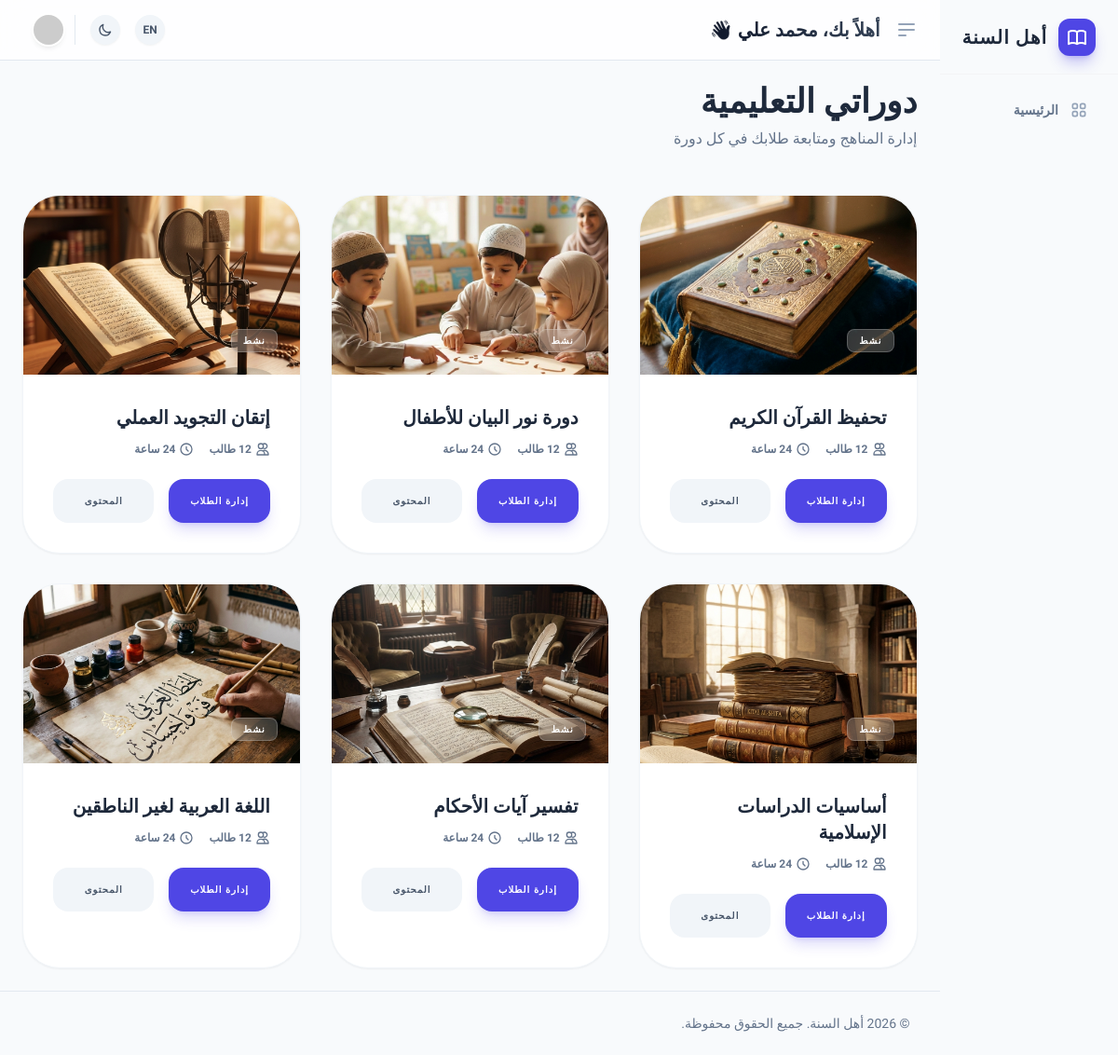
/dashboard/teacher/courses.php (signed in), run on the app's committed database.
### tables this page shows
CREATE TABLE courses (
            id INTEGER PRIMARY KEY AUTOINCREMENT,
            title TEXT NOT NULL,
            description TEXT,
            teacher_id INTEGER,
            price DECIMAL(10,2) DEFAULT 0,
            status TEXT DEFAULT 'active',
            created_at DATETIME DEFAULT CURRENT_TIMESTAMP, image TEXT, category TEXT, badge TEXT, features TEXT, duration TEXT,
            FOREIGN KEY (teacher_id) REFERENCES users(id)
        );

### dashboard/teacher/courses.php (the view, shortened to what this page needs)
<?php
require '../includes/header.php';
require '../db.php';
$stmt = $pdo->prepare("SELECT * FROM courses");
$stmt->execute();
$teacher_courses = $stmt->fetchAll();
?>
<div class="mb-12">
    <h2 class="text-4xl font-black text-slate-800 dark:text-white mb-2">
        <?php echo t('دوراتي التعليمية', 'My Teaching Courses'); ?>
    </h2>
    <p class="text-slate-500 font-medium">
        <?php echo t('إدارة المناهج ومتابعة طلابك في كل دورة', 'Manage curriculum and track your students in each course'); ?>
    </p>
</div>
<div class="grid grid-cols-1 md:grid-cols-2 lg:grid-cols-3 gap-8 text-right">
    <?php foreach ($teacher_courses as $course): ?>
        <div
            class="bg-white dark:bg-slate-900 rounded-[2.5rem] border border-slate-100 dark:border-slate-800 shadow-sm overflow-hidden group">
            <div class="h-48 bg-slate-100 dark:bg-slate-800 relative overflow-hidden">
                <img src="<?php echo htmlspecialchars($course['image'] ?? 'https://images.unsplash.com/photo-1590073844006-33379778ae09?q=80&w=600&auto=format&fit=crop'); ?>"
                    class="w-full h-full object-cover group-hover:scale-110 transition-transform duration-500">
                <div class="absolute inset-x-6 bottom-6 flex justify-between items-center">
                    <span
                        class="px-3 py-1 bg-white/20 backdrop-blur-md rounded-lg text-[10px] font-black text-white uppercase tracking-widest border border-white/20">
                        <?php echo t('نشط', 'Active'); ?>
                    </span>
                </div>
            </div>
            <div class="p-8">
                <h4 class="text-xl font-black text-slate-800 dark:text-white mb-3">
                    <?php echo htmlspecialchars($course['title']); ?>
                </h4>
                <div class="flex items-center gap-4 mb-6 text-slate-500 font-bold text-xs">
                    <span class="flex items-center gap-1">
                        <svg class="w-4 h-4" fill="none" stroke="currentColor" viewBox="0 0 24 24">
                            <path stroke-linecap="round" stroke-linejoin="round" stroke-width="2"
                                d="M12 4.354a4 4 0 110 5.292M15 21H3v-1a6 6 0 0112 0v1zm0 0h6v-1a6 6 0 00-9-5.197M13 7a4 4 0 11-8 0 4 4 0 018 0z">
                            </path>
                        </svg>
                        12
                        <?php echo t('طالب', 'Students'); ?>
                    </span>
                    <span class="flex items-center gap-1">
                        <svg class="w-4 h-4" fill="none" stroke="currentColor" viewBox="0 0 24 24">
                            <path stroke-linecap="round" stroke-linejoin="round" stroke-width="2"
                                d="M12 8v4l3 3m6-3a9 9 0 11-18 0 9 9 0 0118 0z"></path>
                        </svg>
                        24
                        <?php echo t('ساعة', 'Hours'); ?>
                    </span>
                </div>
                <div class="grid grid-cols-2 gap-4">
                    <button
                        class="py-4 bg-indigo-600 text-white rounded-2xl font-black text-[10px] uppercase tracking-widest shadow-lg shadow-indigo-600/20 hover:bg-indigo-700 transition-all">
                        <?php echo t('إدارة الطلاب', 'Students'); ?>
                    </button>
                    <button
                        class="py-4 bg-slate-100 dark:bg-slate-800 text-slate-600 dark:text-gray-300 rounded-2xl font-black text-[10px] uppercase tracking-widest hover:bg-slate-200 transition-all">
                        <?php echo t('المحتوى', 'Content'); ?>
                    </button>
                </div>
            </div>
        </div>
    <?php endforeach; ?>
</div>
<?php require '../includes/footer.php'; ?>

### data on the page
courses: image (picture), title "تحفيظ القرآن الكريم"
courses: image (picture), title "دورة نور البيان للأطفال"
courses: image (picture), title "إتقان التجويد العملي"
courses: image (picture), title "أساسيات الدراسات الإسلامية"
courses: image (picture), title "تفسير آيات الأحكام"
courses: image (picture), title "اللغة العربية لغير الناطقين"

### other printed values
t('أهل السنة', 'ELSONA') "أهل السنة"
$item['label'] "الرئيسية"
t('دوراتي التعليمية', 'My Teaching Courses') "دوراتي التعليمية"
t('جميع الحقوق محفوظة.', 'All rights reserved.') "جميع الحقوق محفوظة."
